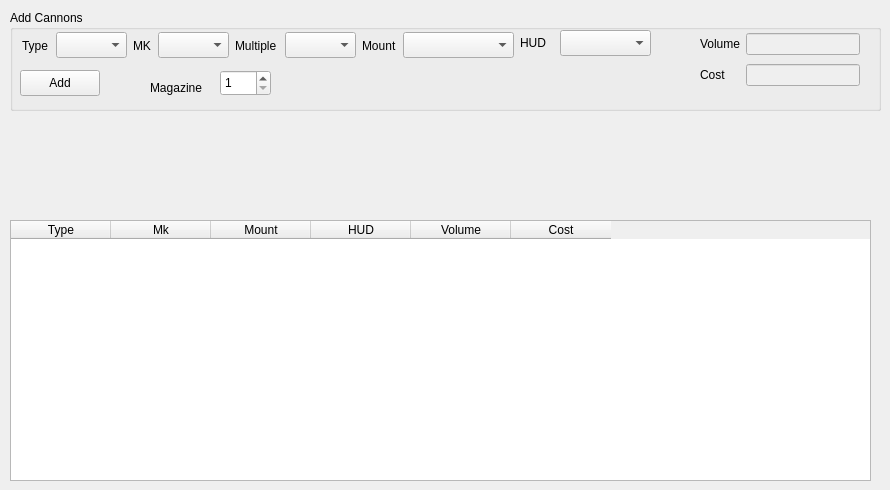
    <widget class="QWidget" name="armaments_tab" >
     <attribute name="title" >
      <string>Armaments</string>
     </attribute>
     <widget class="QGroupBox" name="groupBox_12" >
      <property name="geometry" >
       <rect>
        <x>10</x>
        <y>10</y>
        <width>871</width>
        <height>101</height>
       </rect>
      </property>
      <property name="title" >
       <string>Add Cannons</string>
      </property>
      <widget class="QComboBox" name="cannonTypeComboBox" >
       <property name="geometry" >
        <rect>
         <x>46</x>
         <y>22</y>
         <width>71</width>
         <height>26</height>
        </rect>
       </property>
       <property name="minimumSize" >
        <size>
         <width>71</width>
         <height>26</height>
        </size>
       </property>
      </widget>
      <widget class="QLabel" name="label_33" >
       <property name="geometry" >
        <rect>
         <x>12</x>
         <y>21</y>
         <width>28</width>
         <height>29</height>
        </rect>
       </property>
       <property name="minimumSize" >
        <size>
         <width>0</width>
         <height>26</height>
        </size>
       </property>
       <property name="text" >
        <string>Type</string>
       </property>
      </widget>
      <widget class="QLabel" name="label_34" >
       <property name="geometry" >
        <rect>
         <x>123</x>
         <y>21</y>
         <width>19</width>
         <height>29</height>
        </rect>
       </property>
       <property name="minimumSize" >
        <size>
         <width>0</width>
         <height>26</height>
        </size>
       </property>
       <property name="text" >
        <string>MK</string>
       </property>
      </widget>
      <widget class="QComboBox" name="cannonMkComboBox" >
       <property name="geometry" >
        <rect>
         <x>148</x>
         <y>22</y>
         <width>71</width>
         <height>26</height>
        </rect>
       </property>
       <property name="minimumSize" >
        <size>
         <width>71</width>
         <height>26</height>
        </size>
       </property>
      </widget>
      <widget class="QLabel" name="label_35" >
       <property name="geometry" >
        <rect>
         <x>352</x>
         <y>21</y>
         <width>35</width>
         <height>29</height>
        </rect>
       </property>
       <property name="minimumSize" >
        <size>
         <width>0</width>
         <height>26</height>
        </size>
       </property>
       <property name="text" >
        <string>Mount</string>
       </property>
      </widget>
      <widget class="QComboBox" name="cannonMountComboBox" >
       <property name="geometry" >
        <rect>
         <x>393</x>
         <y>22</y>
         <width>111</width>
         <height>26</height>
        </rect>
       </property>
       <property name="minimumSize" >
        <size>
         <width>111</width>
         <height>26</height>
        </size>
       </property>
      </widget>
      <widget class="QLabel" name="label_36" >
       <property name="geometry" >
        <rect>
         <x>225</x>
         <y>21</y>
         <width>44</width>
         <height>29</height>
        </rect>
       </property>
       <property name="minimumSize" >
        <size>
         <width>0</width>
         <height>26</height>
        </size>
       </property>
       <property name="text" >
        <string>Multiple</string>
       </property>
      </widget>
      <widget class="QComboBox" name="cannonMultipleComboBox" >
       <property name="geometry" >
        <rect>
         <x>275</x>
         <y>22</y>
         <width>71</width>
         <height>26</height>
        </rect>
       </property>
       <property name="minimumSize" >
        <size>
         <width>71</width>
         <height>26</height>
        </size>
       </property>
      </widget>
      <widget class="QPushButton" name="cannonAddPushButton" >
       <property name="geometry" >
        <rect>
         <x>10</x>
         <y>60</y>
         <width>80</width>
         <height>26</height>
        </rect>
       </property>
       <property name="text" >
        <string>Add</string>
       </property>
      </widget>
      <widget class="QLabel" name="cannonMagazineLabel" >
       <property name="geometry" >
        <rect>
         <x>140</x>
         <y>70</y>
         <width>54</width>
         <height>16</height>
        </rect>
       </property>
       <property name="text" >
        <string>Magazine</string>
       </property>
      </widget>
      <widget class="QSpinBox" name="cannonMagazineSpinBox" >
       <property name="geometry" >
        <rect>
         <x>210</x>
         <y>60</y>
         <width>51</width>
         <height>26</height>
        </rect>
       </property>
       <property name="minimum" >
        <number>1</number>
       </property>
      </widget>
      <widget class="QLabel" name="label_39" >
       <property name="geometry" >
        <rect>
         <x>510</x>
         <y>20</y>
         <width>54</width>
         <height>26</height>
        </rect>
       </property>
       <property name="minimumSize" >
        <size>
         <width>0</width>
         <height>26</height>
        </size>
       </property>
       <property name="text" >
        <string>HUD</string>
       </property>
      </widget>
      <widget class="QComboBox" name="cannonHudComboBox" >
       <property name="geometry" >
        <rect>
         <x>550</x>
         <y>20</y>
         <width>91</width>
         <height>26</height>
        </rect>
       </property>
       <property name="minimumSize" >
        <size>
         <width>91</width>
         <height>26</height>
        </size>
       </property>
      </widget>
      <widget class="QWidget" name="layoutWidget" >
       <property name="geometry" >
        <rect>
         <x>690</x>
         <y>20</y>
         <width>160</width>
         <height>60</height>
        </rect>
       </property>
       <layout class="QGridLayout" >
        <item row="0" column="0" >
         <widget class="QLabel" name="label_37" >
          <property name="text" >
           <string>Volume</string>
          </property>
         </widget>
        </item>
        <item row="0" column="1" >
         <widget class="QLineEdit" name="cannonVolumeLineEdit" >
          <property name="enabled" >
           <bool>false</bool>
          </property>
          <property name="toolTip" >
           <string>Ship Volume * 0.05 * category #</string>
          </property>
          <property name="readOnly" >
           <bool>true</bool>
          </property>
         </widget>
        </item>
        <item row="1" column="0" >
         <widget class="QLabel" name="label_38" >
          <property name="text" >
           <string>Cost</string>
          </property>
         </widget>
        </item>
        <item row="1" column="1" >
         <widget class="QLineEdit" name="cannonCostLineEdit" >
          <property name="enabled" >
           <bool>false</bool>
          </property>
          <property name="readOnly" >
           <bool>true</bool>
          </property>
         </widget>
        </item>
       </layout>
      </widget>
     </widget>
     <widget class="QTableWidget" name="armamentsTableWidget" >
      <property name="geometry" >
       <rect>
        <x>10</x>
        <y>220</y>
        <width>861</width>
        <height>261</height>
       </rect>
      </property>
      <property name="selectionMode" >
       <enum>QAbstractItemView::SingleSelection</enum>
      </property>
      <property name="selectionBehavior" >
       <enum>QAbstractItemView::SelectRows</enum>
      </property>
      <column>
       <property name="text" >
        <string>Type</string>
       </property>
      </column>
      <column>
       <property name="text" >
        <string>Mk</string>
       </property>
      </column>
      <column>
       <property name="text" >
        <string>Mount</string>
       </property>
      </column>
      <column>
       <property name="text" >
        <string>HUD</string>
       </property>
      </column>
      <column>
       <property name="text" >
        <string>Volume</string>
       </property>
      </column>
      <column>
       <property name="text" >
        <string>Cost</string>
       </property>
      </column>
     </widget>
    </widget>
